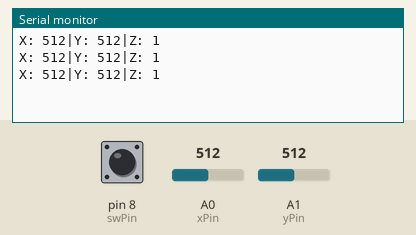
Bench run of a sketch on a simulated Arduino Uno, built with avr-gcc and run on an emulated ATmega328P. Parts: the last lines printed to the serial monitor. The test bench sets the inputs (shaded band); at power-on: A0 (xPin) = 512, A1 (yPin) = 512, pin 8 (swPin) HIGH.

Above: at 1.3 s.
1.4 s: A0 (xPin) set to 716
At 1.9 s:
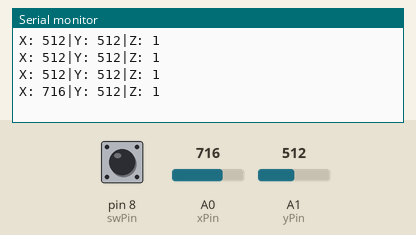
2.9 s: A1 (yPin) set to 716
At 3.4 s:
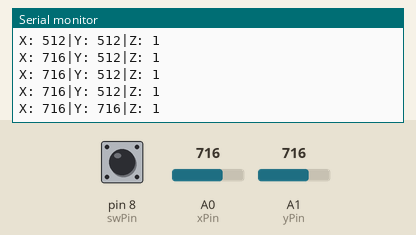
4.4 s: pin 8 (swPin) pulled LOW for 0.6 s
At 4.9 s:
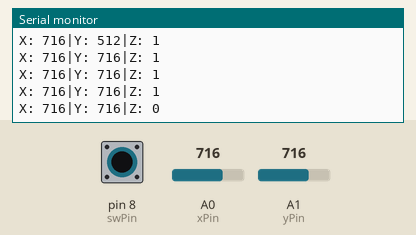
6.5 s: A0 (xPin) set to 900
At 6.9 s:
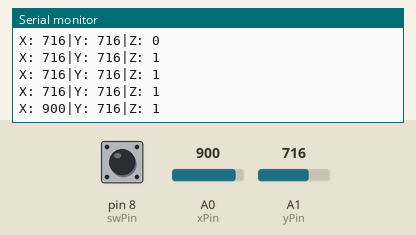
8.0 s: pin 8 (swPin) pulled LOW for 1 s
At 8.4 s:
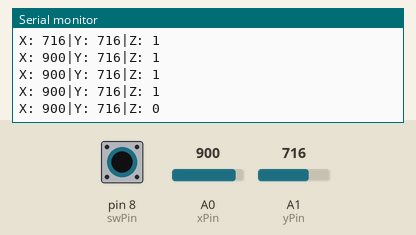
10.5 s: A1 (yPin) set to 900
At 10.9 s:
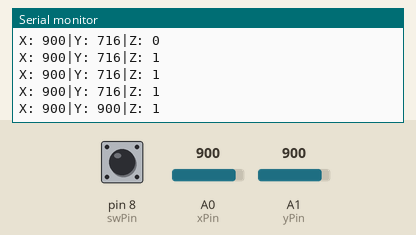
Timing chart, 0 to 13.0 s (numbered marks = the images above; inputs shaded):
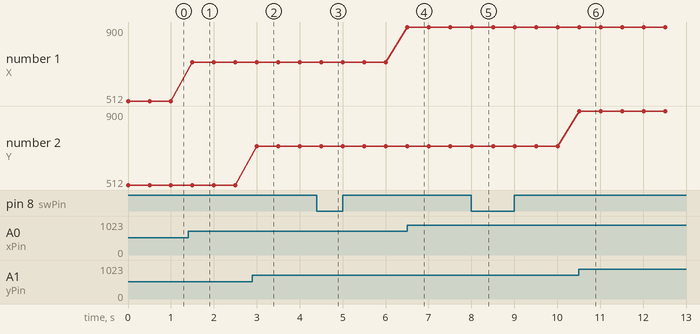

The sketch:

4.3.toggle_the_joystick.ino
```cpp
const int xPin = A0;  //the VRX attach to
const int yPin = A1;  //the VRY attach to
const int swPin = 8;  //the SW attach to

void setup()
{
  pinMode(swPin, INPUT);  //set the SW pin to INPUT
  digitalWrite(swPin, HIGH);   //And initial value is HIGH
  Serial.begin(9600);
}

void loop()
{
  Serial.print("X: ");
  Serial.print(analogRead(xPin), DEC);  // print the value of VRX in DEC
  Serial.print("|Y: ");
  Serial.print(analogRead(yPin), DEC);  // print the value of VRX in DEC
  Serial.print("|Z: ");
  Serial.println(digitalRead(swPin));   // print the value of SW
  delay(500);
}
```

Measured:
- after the input at 1.4 s, the serial monitor: prints a new line after 0.10 s (image 1)
- after the input at 2.9 s, the serial monitor: prints a new line after 0.10 s (image 2)
- after the input at 4.4 s, the serial monitor: prints a new line after 0.11 s (image 3)
- after the input at 6.5 s, the serial monitor: prints a new line at once (image 4)
- after the input at 8.0 s, the serial monitor: prints a new line at once (image 5)
- after the input at 10.5 s, the serial monitor: prints a new line at once (image 6)
- plotted number 1: 512 → 716 after the input at 1.4 s, 716 → 900 after the input at 6.5 s
